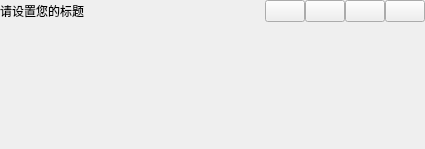
<?xml version="1.0" encoding="UTF-8"?>
<ui version="4.0">
 <class>TopWindow</class>
 <widget class="QWidget" name="TopWindow">
  <property name="geometry">
   <rect>
    <x>0</x>
    <y>0</y>
    <width>425</width>
    <height>149</height>
   </rect>
  </property>
  <property name="windowTitle">
   <string>TopWindow</string>
  </property>
  <property name="styleSheet">
   <string notr="true"/>
  </property>
  <layout class="QGridLayout" name="gridLayout">
   <property name="leftMargin">
    <number>0</number>
   </property>
   <property name="topMargin">
    <number>0</number>
   </property>
   <property name="rightMargin">
    <number>0</number>
   </property>
   <property name="bottomMargin">
    <number>0</number>
   </property>
   <item row="0" column="0">
    <widget class="QWidget" name="titleBar" native="true">
     <layout class="QHBoxLayout" name="horizontalLayout">
      <property name="spacing">
       <number>0</number>
      </property>
      <property name="leftMargin">
       <number>0</number>
      </property>
      <property name="topMargin">
       <number>0</number>
      </property>
      <property name="rightMargin">
       <number>0</number>
      </property>
      <property name="bottomMargin">
       <number>0</number>
      </property>
      <item>
       <widget class="QLabel" name="titleLabel">
        <property name="sizePolicy">
         <sizepolicy hsizetype="Expanding" vsizetype="Preferred">
          <horstretch>0</horstretch>
          <verstretch>0</verstretch>
         </sizepolicy>
        </property>
        <property name="text">
         <string>请设置您的标题</string>
        </property>
       </widget>
      </item>
      <item>
       <widget class="QPushButton" name="minButton">
        <property name="text">
         <string/>
        </property>
        <property name="flat">
         <bool>false</bool>
        </property>
       </widget>
      </item>
      <item>
       <widget class="QPushButton" name="maxButton">
        <property name="text">
         <string/>
        </property>
        <property name="flat">
         <bool>false</bool>
        </property>
       </widget>
      </item>
      <item>
       <widget class="QPushButton" name="restoreButton">
        <property name="text">
         <string/>
        </property>
        <property name="flat">
         <bool>false</bool>
        </property>
       </widget>
      </item>
      <item>
       <widget class="QPushButton" name="closeButton">
        <property name="text">
         <string/>
        </property>
        <property name="flat">
         <bool>false</bool>
        </property>
       </widget>
      </item>
     </layout>
    </widget>
   </item>
   <item row="1" column="0">
    <widget class="QWidget" name="centralWidget" native="true">
     <property name="sizePolicy">
      <sizepolicy hsizetype="Preferred" vsizetype="Expanding">
       <horstretch>0</horstretch>
       <verstretch>0</verstretch>
      </sizepolicy>
     </property>
     <property name="styleSheet">
      <string notr="true"/>
     </property>
    </widget>
   </item>
  </layout>
 </widget>
 <layoutdefault spacing="6" margin="11"/>
 <resources/>
 <connections/>
</ui>
